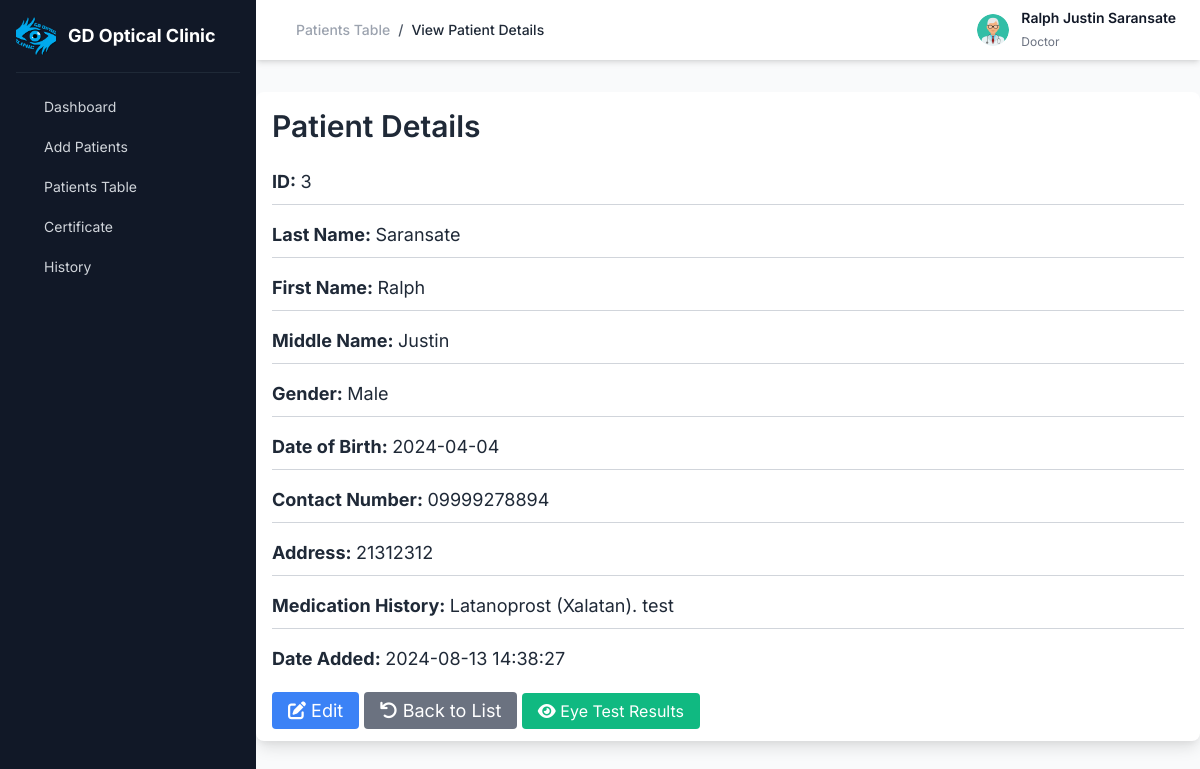
The app's page /pages/secretary_view.php?id=3 (signed in), older data.
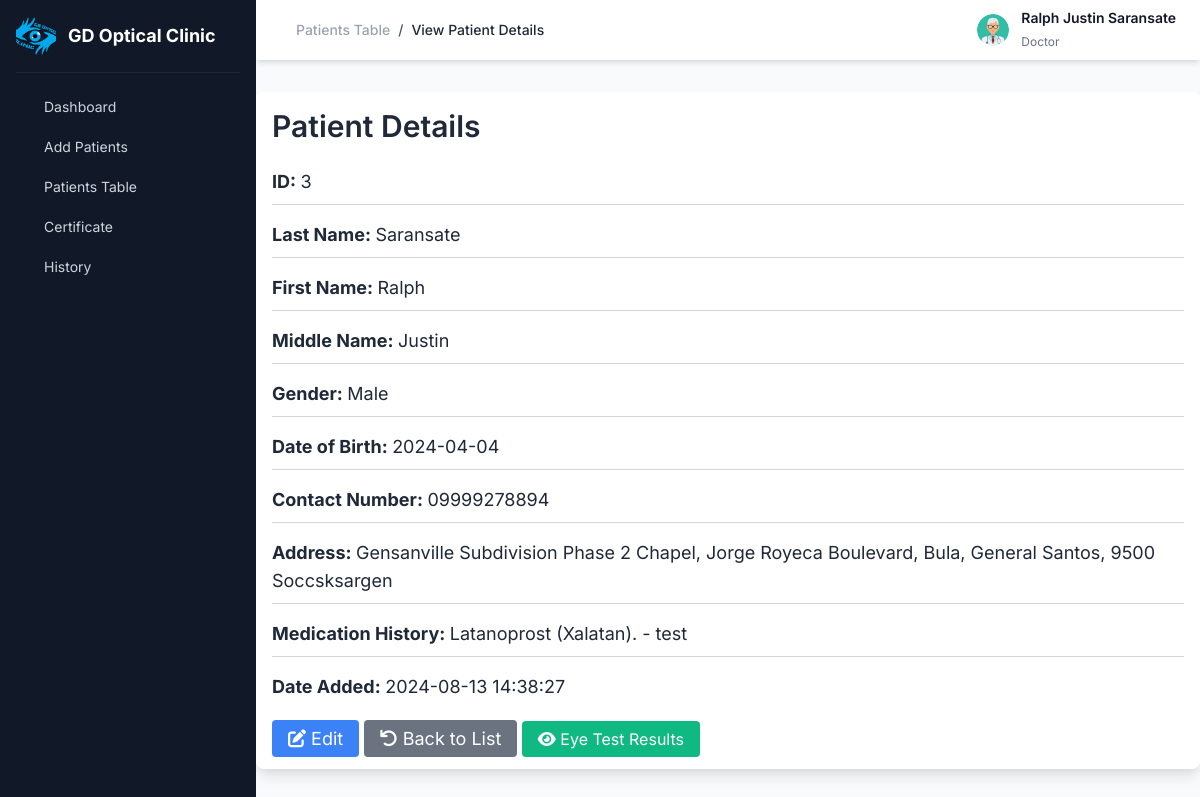
The same page, newer data.
### tables this page shows
CREATE TABLE `patients` (
  `patients_id` int(6) NOT NULL,
  `first_name` varchar(255) NOT NULL,
  `last_name` varchar(255) NOT NULL,
  `middle_name` varchar(255) DEFAULT NULL,
  `address` varchar(255) NOT NULL,
  `medication_history` text DEFAULT NULL,
  `date_of_birth` date NOT NULL,
  `gender` varchar(10) NOT NULL,
  `contact_no` varchar(15) NOT NULL,
  `date_added` timestamp NOT NULL DEFAULT current_timestamp() ON UPDATE current_timestamp()
);

### pages/secretary_view.php (the view, shortened to what the changed rows need)
<?php
include('db.php');
if (isset($_SESSION['username'])) {
    $username = $_SESSION['username'];
    $stmt = $conn->prepare("SELECT fullname, account_type FROM accounts WHERE username = ?");
    $stmt->bind_param("s", $username);
    $stmt->execute();
    $result = $stmt->get_result();
    if ($result->num_rows === 1) {
        $row = $result->fetch_assoc();
    }
} else {
    header("Location: login.php");
    exit();
}
if (isset($_GET['id'])) {
    $id = intval($_GET['id']);
    $sql = "SELECT * FROM patients WHERE patients_id = $id";
    $result = $conn->query($sql);
    if ($result->num_rows > 0) {
        $row = $result->fetch_assoc();
    } else {
        echo "Record not found";
        exit;
    }
} else {
    echo "Invalid request";
    exit;
}
?>
<!DOCTYPE html>
<html lang="en">
<head>
    <link rel="stylesheet" href="https://cdnjs.cloudflare.com/ajax/libs/font-awesome/6.0.0-beta3/css/all.min.css">
    <link rel="stylesheet" href="https://cdn.jsdelivr.net/npm/tailwindcss@2.2.19/dist/tailwind.min.css">
</head>
<body>
    <main class="w-full md:w-[calc(100%-256px)] md:ml-64 bg-gray-50 min-h-screen transition-all">
        <div class="container mx-auto my-8 p-4 bg-white rounded-lg shadow-lg">
            <h2 class="text-3xl font-semibold mb-6">Patient Details</h2>
            <div class="details-table">
                <div class="detail-row mb-4 border-b border-gray-300 pb-2">
                    <span class="detail-title font-bold text-lg">ID:</span>
                    <span class="detail-value text-lg"><?php echo $row['patients_id']; ?></span>
                </div>
                <div class="detail-row mb-4 border-b border-gray-300 pb-2">
                    <span class="detail-title font-bold text-lg">Last Name:</span>
                    <span class="detail-value text-lg"><?php echo $row['last_name']; ?></span>
                </div>
                <div class="detail-row mb-4 border-b border-gray-300 pb-2">
                    <span class="detail-title font-bold text-lg">First Name:</span>
                    <span class="detail-value text-lg"><?php echo $row['first_name']; ?></span>
                </div>
                <div class="detail-row mb-4 border-b border-gray-300 pb-2">
                    <span class="detail-title font-bold text-lg">Middle Name:</span>
                    <span class="detail-value text-lg"><?php echo $row['middle_name']; ?></span>
                </div>
                <div class="detail-row mb-4 border-b border-gray-300 pb-2">
                    <span class="detail-title font-bold text-lg">Gender:</span>
                    <span class="detail-value text-lg"><?php echo $row['gender']; ?></span>
                </div>
                <div class="detail-row mb-4 border-b border-gray-300 pb-2">
                    <span class="detail-title font-bold text-lg">Date of Birth:</span>
                    <span class="detail-value text-lg"><?php echo $row['date_of_birth']; ?></span>
                </div>
                <div class="detail-row mb-4 border-b border-gray-300 pb-2">
                    <span class="detail-title font-bold text-lg">Contact Number:</span>
                    <span class="detail-value text-lg"><?php echo $row['contact_no']; ?></span>
                </div>
                <div class="detail-row mb-4 border-b border-gray-300 pb-2">
                    <span class="detail-title font-bold text-lg">Address:</span>
                    <span class="detail-value text-lg"><?php echo $row['address']; ?></span>
                </div>
                <div class="detail-row mb-4 border-b border-gray-300 pb-2">
                    <span class="detail-title font-bold text-lg">Medication History:</span>
                    <span class="detail-value text-lg"><?php echo $row['medication_history']; ?></span>
                </div>
                <div class="detail-row mb-4">
                    <span class="detail-title font-bold text-lg">Date Added:</span>
                    <span class="detail-value text-lg"><?php echo $row['date_added']; ?></span>
                </div>
            </div>
        </div>
    </main>
</body>
<?php include('secretary_homepage.php'); ?>
</html>

Row changes from the older to the newer data that the page shows:
changed patients "Saransate": address "21312312" → "Gensanville Subdivision Phase 2 Chapel, Jorge Royeca Boulevard, Bula, General Santos, 9500 Soccsksargen"; medication_history "Latanoprost (Xalatan). test" → "Latanoprost (Xalatan). - test"
